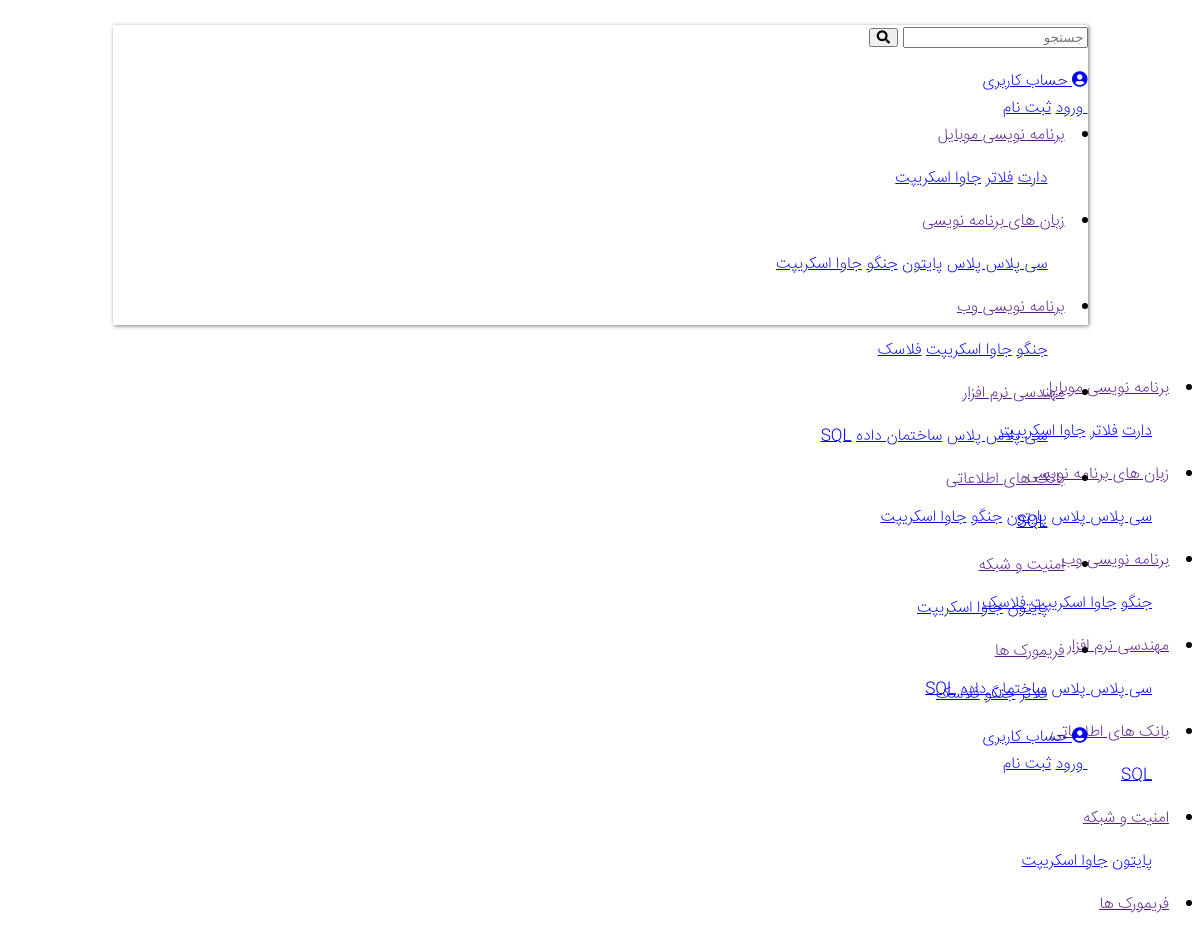
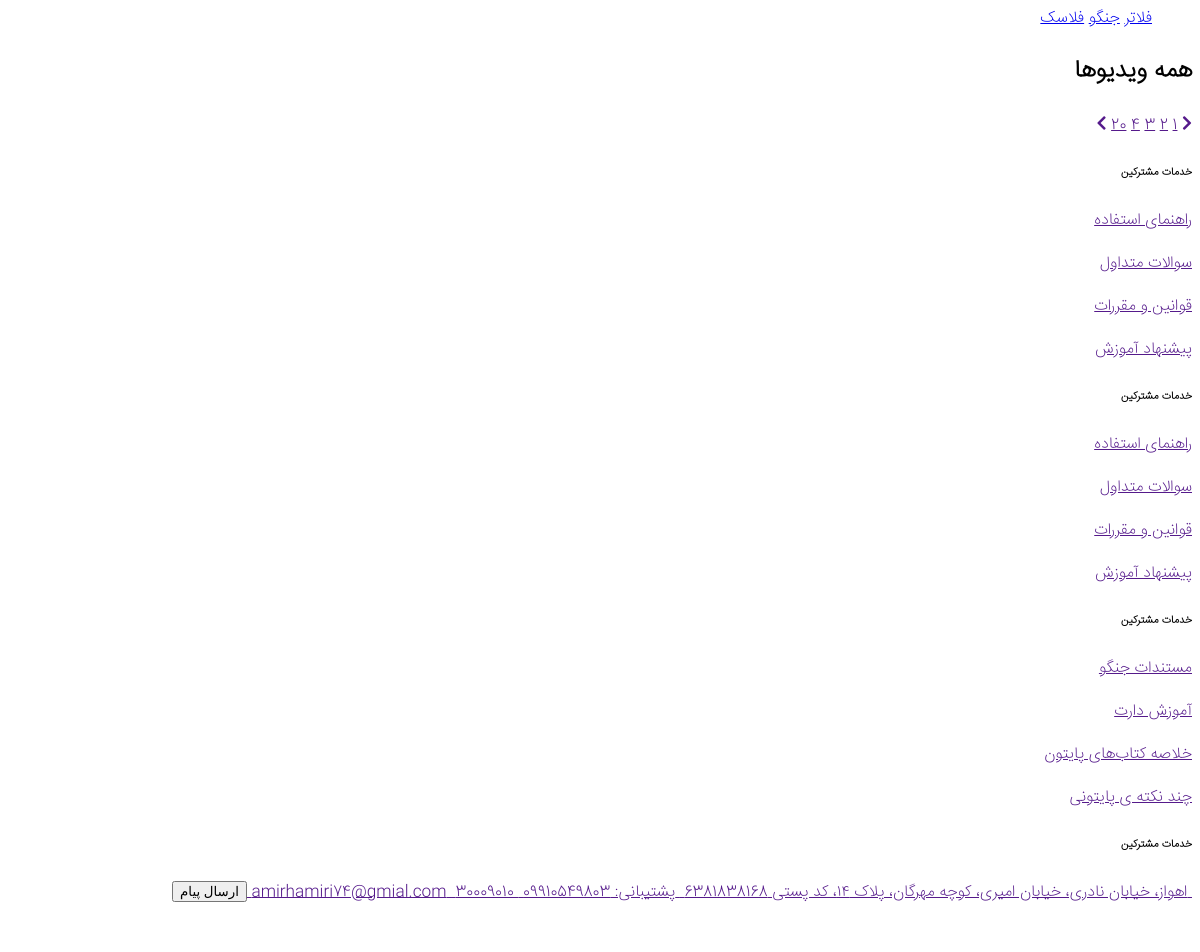
The app's page /tutorial/category/7 with its own data (2 pictures, top to bottom).
### Tutorial_app/models.py (models this page shows, shortened)
class Category(models.Model):
    name=models.CharField(max_length=50,verbose_name="نام دسته بندی")
    created=models.DateTimeField(auto_now_add=True,verbose_name="تاریخ ایجاد")
    class Meta:
        verbose_name="دسته بندی"
        verbose_name_plural="دسته بندی ها"

class SubCategory(models.Model):
    category=models.ManyToManyField(Category,related_name="subcategory",verbose_name="نام دسته بندی مرجع")
    name=models.CharField(max_length=30,verbose_name="نام دسته بندی")
    slug=models.SlugField(null=True,blank=True,allow_unicode=True)
    created=models.DateTimeField(auto_now_add=True,verbose_name="تاریخ ایجاد")
    class Meta:
        verbose_name="دسته بندی"
        verbose_name_plural="دسته بندی ها"
    def __str__(self):
        return self.name

### Tutorial_app/views.py (the view)
# urls.py: path("category/<int:pk>", views.CategoryVideo, name="category"),
def CategoryVideo(request,pk):
    sub=SubCategory.objects.get(id=pk)
    video=sub.videotutorial
    return render(request,"Tutorial_app/CategoryVideo.html",{"video":video,"category1":sub})

### context_processor/context_processor.py (called while the page is built)
def categorydata(request):
    context=Category.objects.all()
    return {
        "category":context
    }

def check_activ_teacher(request):
    if request.user.is_authenticated:
        user=request.user
        teacher=Techer.objects.filter(user=user,is_active=True).exists()
        if teacher:
            return {"is_teacher":True}
        return {"is_teacher":False}
    return {"is_teacher": False}

### Tutorial_app/templates/Tutorial_app/CategoryVideo.html (shortened to what this page needs)
{% extends "base.html" %}
{% load static %}
{% block content %}
    <main>
        <section class="py-5">
            <div class="container">
                <div class="d-flex align-items-center justify-content-between mb-3">
                    <h2 class="title-section">همه ویدیوها</h2>
                </div>
                <div class="d-flex align-items-center justify-content-center mb-3 pagination">
                    <a href="" class="mx-1"><i class="fa fa-chevron-right"></i></a>
                    <a href="" class="active mx-1">1</a>
                    <a href="" class="mx-1">2</a>
                    <a href="" class="mx-1">3</a>
                    <a href="" class="mx-1">4</a>
                    <a href="" class="mx-1">20</a>
                    <a href="" class="mx-1"><i class="fa fa-chevron-left"></i></a>
                </div>
            </div>
        </section>
    </main>
{% endblock %}

### templates/include/header.html (shortened to what this page needs)
{% load static %}
<header class="position-relative">
    <div class="main-header position-relative">
        <div class="nav-header-box mob1 d-md-flex d-lg-flex align-items-center justify-content-between">
            <div class="d-flex flex-column flex-md-row align-items-center pr-md-4">
                <form action="{% url "Tutorial:search" %}" method="get">
                    <div class="nav-search-btn">
                        <input type="search" name="q" value="{{ request.GET.q }}" required placeholder="جستجو">
                        <button type="submit"><i class="fa fa-search"></i></button>
                    </div>
                </form>
            </div>
            <div class="d-block d-md-flex align-items-center pl-md-4">
                <div class="header-login d-none d-md-block">
                    <div class="notification-box dropdown">
                        {% if request.user.is_authenticated %}
                            <a href="" class="btn login-btn" type="button" id="dropdownMenuButton"
                               data-toggle="dropdown" aria-haspopup="true" aria-expanded="false">
                                <img src="{{ request.user.image.url }}" alt="">
                            </a>
                            <div class="dropdown-menu account-menu-items custom-bg"
                                 aria-labelledby="dropdownMenuButton">
                                {% if is_teacher == True %}
                                    <a class="" href="{% url "AdminPanel_app:admin_panel" %}">پنل مدیریت</a>
                                {% endif %}
                                <a class="" href="{% url "Acount_app:profile" %}"> پروفایل</a>
                                <a class="" href="{% url "favorite:favorite" %}"> مورد علاقه ها</a>
                                <a class="" href="{% url "Acount_app:Logout" %}"> خروج</a>
                            </div>
                        {% else %}
                            <a href="{% url "Acount_app:profile" %}" class="btn account-btn" type="button"
                               id="dropdownMenuButton"
                               data-toggle="dropdown" aria-haspopup="true" aria-expanded="false">
                                <span class="prepend-icon ml-1">
                                    <i class="fa fa-user-circle"></i>
                                </span> <span>حساب کاربری </span>
                            </a>
                            <div class="dropdown-menu account-menu-items custom-bg"
                                 aria-labelledby="dropdownMenuButton">
                                <a class="" href="{% url "Acount_app:Login" %}">
                                    ورود</a>
                                <a class="" href="{% url "Acount_app:Register" %}"> ثبت نام</a>
                            </div>
                        {% endif %}
                    </div>
                </div>
            </div>
            <nav class="nav-menu p-0 m-0 d-flex d-sm-flex d-md-none d-lg-none">
                {% for c in category.all %}
                    <li id="" class="mx-3 menu-item"><a href="" class="nav-menu-item ">{{ c.name }} </a>
                        <ul class="sub-menu">
                            {% for item in c.subcategory.all %}
                                <a href="{% url "Tutorial:category" item.id %}">{{ item.name }}</a>
                            {% endfor %}
                        </ul>
                    </li>
                {% endfor %}
            </nav>
        </div>
        <section
                class="nav-header-box-mob d-flex d-sm-flex d-md-none  align-items-center justify-content-between d-md-none d-lg-none position-fixed">
            <div class="d-flex align-items-center">
                <div class="header-account">
                    <div class="notification-box dropdown">
                        {% if request.user.is_authenticated %}
                            <a href="" class="btn login-btn" type="button" id="dropdownMenuButton"
                               data-toggle="dropdown" aria-haspopup="true" aria-expanded="false">
                                <img src="{{ request.user.image.url }}" alt="">
                            </a>
                            <div class="dropdown-menu account-menu-items custom-bg"
                                 aria-labelledby="dropdownMenuButton">
                                {% if is_teacher == True %}
                                    <a class="" href="{% url "AdminPanel_app:admin_panel" %}">پنل مدیریت</a>
                                {% endif %}
                                <a class="" href="{% url "Acount_app:profile" %}"> پروفایل</a>
                                <a class="" href="{% url "favorite:favorite" %}"> مورد علاقه ها</a>
                                <a class="" href="{% url "Acount_app:Logout" %}"> خروج</a>
                            </div>
                        {% else %}
                            <a href="{% url "Acount_app:profile" %}" class="btn account-btn" type="button"
                               id="dropdownMenuButton"
                               data-toggle="dropdown" aria-haspopup="true" aria-expanded="false">
                                <span class="prepend-icon ml-1">
                                    <i class="fa fa-user-circle"></i>
                                </span> <span>حساب کاربری </span>
                            </a>
                            <div class="dropdown-menu account-menu-items custom-bg"
                                 aria-labelledby="dropdownMenuButton">
                                <a class="" href="{% url "Acount_app:Login" %}">
                                    ورود</a>
                                <a class="" href="{% url "Acount_app:Register" %}"> ثبت نام</a>
                            </div>
                        {% endif %}
                    </div>
                </div>
            </div>
        </section>
    </div>
</header>

### templates/include/navbar.html
{% load static %}
<nav class="nav-menu nav-menu-pc  d-none d-md-flex px-4" id="navbar">
    {% for c in category.all %}
    <li id="" class="mx-3 menu-item"><a href="" class="nav-menu-item ">{{ c.name }} </a>
        <ul class="sub-menu">
            {% for item in c.subcategory.all %}
            <a href="{% url "Tutorial:category" item.id %}">{{ item.name }}</a>
                {% endfor %}
        </ul>
    </li>
    {% endfor %}
</nav>

### Acount_app/static/Acount_app/css/style.css (style rules this page uses)
body { direction: rtl; font-family: "IranSans"; margin-bottom: 100px; }
header { box-shadow: 1px 1px 4px rgba(0,0,0,0.5); margin: 25px auto 50px; height: 300px; position: relative; width: 975px; }

### records on screen
Category: name "برنامه نویسی موبایل"
SubCategory: name "دارت"
SubCategory: name "فلاتر"
SubCategory: name "جاوا اسکریپت"
Category: name "زبان های برنامه نویسی"
SubCategory: name "سی پلاس پلاس"
SubCategory: name "پایتون"
SubCategory: name "جنگو"
Category: name "برنامه نویسی وب"
SubCategory: name "فلاسک"
Category: name "مهندسی نرم افزار"
SubCategory: name "ساختمان داده"
SubCategory: name "SQL"
Category: name "بانک های اطلاعاتی"
Category: name "امنیت و شبکه"
Category: name "فریمورک ها"
